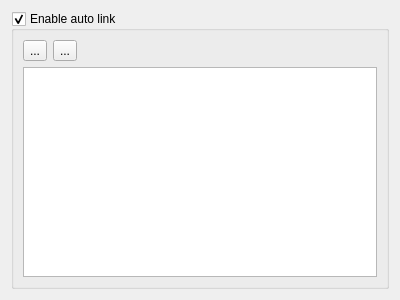
<?xml version="1.0" encoding="UTF-8"?>
<ui version="4.0">
 <class>CompilerAutolinkWidget</class>
 <widget class="QWidget" name="CompilerAutolinkWidget">
  <property name="geometry">
   <rect>
    <x>0</x>
    <y>0</y>
    <width>400</width>
    <height>300</height>
   </rect>
  </property>
  <property name="windowTitle">
   <string>Form</string>
  </property>
  <layout class="QVBoxLayout" name="verticalLayout">
   <item>
    <widget class="QGroupBox" name="grpAutolink">
     <property name="title">
      <string>Enable auto link</string>
     </property>
     <property name="checkable">
      <bool>true</bool>
     </property>
     <layout class="QVBoxLayout" name="verticalLayout_2">
      <item>
       <widget class="QWidget" name="widget" native="true">
        <layout class="QHBoxLayout" name="horizontalLayout">
         <property name="leftMargin">
          <number>0</number>
         </property>
         <property name="topMargin">
          <number>0</number>
         </property>
         <property name="rightMargin">
          <number>0</number>
         </property>
         <property name="bottomMargin">
          <number>0</number>
         </property>
         <item>
          <widget class="QToolButton" name="btnAdd">
           <property name="text">
            <string>...</string>
           </property>
           <property name="icon">
            <iconset resource="../icons.qrc">
             <normaloff>:/icons/images/newlook24/002-add.png</normaloff>:/icons/images/newlook24/002-add.png</iconset>
           </property>
          </widget>
         </item>
         <item>
          <widget class="QToolButton" name="btnRemove">
           <property name="text">
            <string>...</string>
           </property>
           <property name="icon">
            <iconset resource="../icons.qrc">
             <normaloff>:/icons/images/newlook24/008-close.png</normaloff>:/icons/images/newlook24/008-close.png</iconset>
           </property>
          </widget>
         </item>
         <item>
          <spacer name="horizontalSpacer">
           <property name="orientation">
            <enum>Qt::Horizontal</enum>
           </property>
           <property name="sizeHint" stdset="0">
            <size>
             <width>40</width>
             <height>20</height>
            </size>
           </property>
          </spacer>
         </item>
        </layout>
       </widget>
      </item>
      <item>
       <widget class="QTableView" name="tblAutolinks">
        <property name="textElideMode">
         <enum>Qt::ElideNone</enum>
        </property>
        <attribute name="horizontalHeaderStretchLastSection">
         <bool>true</bool>
        </attribute>
        <attribute name="verticalHeaderVisible">
         <bool>false</bool>
        </attribute>
       </widget>
      </item>
     </layout>
    </widget>
   </item>
  </layout>
 </widget>
 <resources>
  <include location="../icons.qrc"/>
 </resources>
 <connections/>
</ui>
